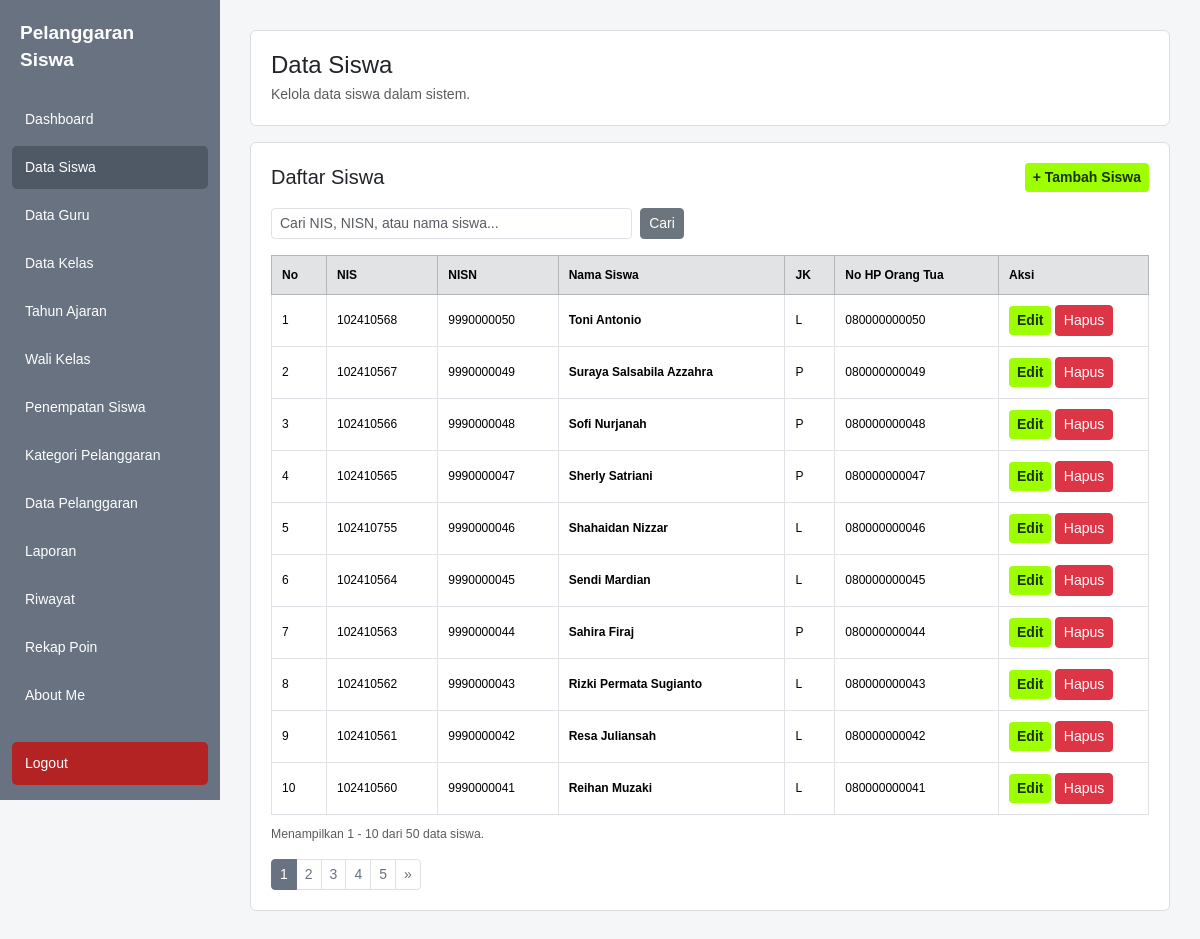
/kelola_siswa.php (signed in), run on the app's committed database.
### tables this page shows
CREATE TABLE `siswa` (
  `id` int(11) NOT NULL,
  `nis` varchar(20) NOT NULL,
  `nisn` varchar(20) DEFAULT NULL,
  `nama` varchar(150) NOT NULL,
  `jenis_kelamin` char(1) DEFAULT NULL,
  `tanggal_lahir` date DEFAULT NULL,
  `alamat` text DEFAULT NULL,
  `no_hp_ortu` varchar(20) DEFAULT NULL,
  `aktif` tinyint(1) DEFAULT 1,
  `status_aktif` tinyint(1) DEFAULT 1,
  `created_at` timestamp NOT NULL DEFAULT current_timestamp(),
  `updated_at` timestamp NOT NULL DEFAULT current_timestamp() ON UPDATE current_timestamp()
);

### kelola_siswa.php (the view, shortened to what this page needs)
<?php
require_once "database.php";
$tampil_form = isset($_GET['tambah']) && $_GET['tambah'] == '1';
$search = trim($_GET['cari'] ?? '');
$cari = "%{$search}%";
$per_halaman = 10;
$halaman = max(1, (int)($_GET['halaman'] ?? 1));
if ($search !== '') {
    $stmt_total = $koneksi->prepare(
        "SELECT COUNT(*) AS total
         FROM siswa
         WHERE nis LIKE ?
            OR nisn LIKE ?
            OR nama LIKE ?"
    );
    $stmt_total->bind_param(
        "sss",
        $cari,
        $cari,
        $cari
    );
} else {
    $stmt_total = $koneksi->prepare(
        "SELECT COUNT(*) AS total FROM siswa"
    );
}
$stmt_total->execute();
$total_data = (int)$stmt_total->get_result()->fetch_assoc()['total'];
$total_halaman = max(1, (int)ceil($total_data / $per_halaman));
$mulai = ($halaman - 1) * $per_halaman;
if ($search !== '') {
    $stmt_data = $koneksi->prepare(
        "SELECT id, nis, nisn, nama, jenis_kelamin,
                alamat, no_hp_ortu, aktif
         FROM siswa
         WHERE nis LIKE ?
            OR nisn LIKE ?
            OR nama LIKE ?
         ORDER BY id DESC
         LIMIT ?, ?"
    );
    $stmt_data->bind_param(
        "sssii",
        $cari,
        $cari,
        $cari,
        $mulai,
        $per_halaman
    );
} else {
    $stmt_data = $koneksi->prepare(
        "SELECT id, nis, nisn, nama, jenis_kelamin,
                alamat, no_hp_ortu, aktif
         FROM siswa
         ORDER BY id DESC
         LIMIT ?, ?"
    );
    $stmt_data->bind_param(
        "ii",
        $mulai,
        $per_halaman
    );
}
$stmt_data->execute();
$data = $stmt_data->get_result();
?>
<!DOCTYPE html>
<html lang="id">
<head>
<link href="https://cdn.jsdelivr.net/npm/bootstrap@5.3.3/dist/css/bootstrap.min.css" rel="stylesheet">
</head>
<body>
<?php
require_once "sidebar.php";
?>
<div class="content">
    <div class="card mb-3">
        <div class="card-body">
            <h4 class="mb-1">Data Siswa</h4>
            <p class="text-muted mb-0">
                Kelola data siswa dalam sistem.
            </p>
        </div>
    </div>
    <div class="card">
        <div class="card-body">
            <div class="d-flex justify-content-between align-items-center mb-3">
                <h5 class="mb-0">Daftar Siswa</h5>
                <?php if (!$tampil_form) { ?>
                    <a
                        href="kelola_siswa.php?tambah=1"
                        class="btn btn-sm btn-stabilo"
                    >
                        + Tambah Siswa
                    </a>
                <?php } ?>
            </div>
            <form method="GET" class="row g-2 mb-3">
                <div class="col-md-5">
                    <input
                        type="text"
                        name="cari"
                        class="form-control form-control-sm"
                        placeholder="Cari NIS, NISN, atau nama siswa..."
                        value="<?= htmlspecialchars($search); ?>"
                    >
                </div>
                <div class="col-auto">
                    <button type="submit" class="btn btn-secondary btn-sm">
                        Cari
                    </button>
                </div>
            </form>
            <div class="table-responsive">
                <table class="table table-bordered table-hover align-middle">
                    <thead class="table-secondary">
                        <tr>
                            <th width="55">No</th>
                            <th>NIS</th>
                            <th>NISN</th>
                            <th>Nama Siswa</th>
                            <th>JK</th>
                            <th>No HP Orang Tua</th>
                            <th width="150">Aksi</th>
                        </tr>
                    </thead>
                    <tbody>
                    <?php if ($data && $data->num_rows > 0) { ?>
                        <?php $no = $mulai + 1; ?>
                        <?php while ($row = $data->fetch_assoc()) { ?>
                            <tr>
                                <td><?= $no++; ?></td>
                                <td>
                                    <?= htmlspecialchars($row['nis']); ?>
                                </td>
                                <td>
                                    <?= htmlspecialchars($row['nisn'] ?? '-'); ?>
                                </td>
                                <td>
                                    <strong>
                                        <?= htmlspecialchars($row['nama']); ?>
                                    </strong>
                                </td>
                                <td>
                                    <?= htmlspecialchars($row['jenis_kelamin'] ?? '-'); ?>
                                </td>
                                <td>
                                    <?= htmlspecialchars($row['no_hp_ortu'] ?? '-'); ?>
                                </td>
                                <td>
                                    <a
                                        href="edit_siswa.php?id=<?= (int)$row['id']; ?>"
                                        class="btn btn-sm btn-stabilo"
                                    >
                                        Edit
                                    </a>
                                    <a
                                        href="kelola_siswa.php?hapus=<?= (int)$row['id']; ?>"
                                        class="btn btn-sm btn-danger"
                                        onclick="return confirm('Yakin ingin menghapus siswa ini?')"
                                    >
                                        Hapus
                                    </a>
                                </td>
                            </tr>
                        <?php } ?>
                    <?php } ?>
                    </tbody>
                </table>
            </div>
            <div class="text-muted small">
                Menampilkan
                <?= $total_data > 0 ? $mulai + 1 : 0; ?>
                -
                <?= min($mulai + $per_halaman, $total_data); ?>
                dari
                <?= $total_data; ?>
                data siswa.
            </div>
            <?php if ($total_halaman > 1) { ?>
                <nav class="mt-3">
                    <ul class="pagination pagination-sm mb-0">
                        <?php for ($i = 1; $i <= $total_halaman; $i++) { ?>
                            <li class="page-item <?= $i == $halaman ? 'active' : ''; ?>">
                                <a
                                    class="page-link"
                                    href="?halaman=<?= $i; ?>&cari=<?= urlencode($search); ?>"
                                >
                                    <?= $i; ?>
                                </a>
                            </li>
                        <?php } ?>
                        <?php if ($halaman < $total_halaman) { ?>
                            <li class="page-item">
                                <a
                                    class="page-link"
                                    href="?halaman=<?= $halaman + 1; ?>&cari=<?= urlencode($search); ?>"
                                >
                                    &raquo;
                                </a>
                            </li>
                        <?php } ?>
                    </ul>
                </nav>
            <?php } ?>
        </div>
    </div>
</div>
</body>
</html>

### kelola_siswa.php (style rules this page uses)
* { box-sizing: border-box; }
body { margin: 0; background: #f4f6f8; font-family: Arial, sans-serif; font-size: 14px; color: #212529; }
.content { margin-left: 220px; padding: 30px; }
.card { border: 1px solid #ddd; border-radius: 6px; box-shadow: none; }
.card-body { padding: 20px; }
.btn-stabilo { background: #9dff00; color: #1a3300; font-weight: bold; border: none; }
.table { font-size: 12px; margin-bottom: 10px; }
.table th, .table td { padding: 10px; vertical-align: middle; }
.page-link { color: #687280; }
.page-item.active .page-link { background: #687280; border-color: #687280; color: white; }

### data on the page
siswa: nis "102410568", nisn "9990000050", nama "Toni Antonio", jenis_kelamin "L", no_hp_ortu "080000000050"
siswa: nis "102410567", nisn "9990000049", nama "Suraya Salsabila Azzahra", jenis_kelamin "P", no_hp_ortu "080000000049"
siswa: nis "102410566", nisn "9990000048", nama "Sofi Nurjanah", jenis_kelamin "P", no_hp_ortu "080000000048"
siswa: nis "102410565", nisn "9990000047", nama "Sherly Satriani", jenis_kelamin "P", no_hp_ortu "080000000047"
siswa: nis "102410755", nisn "9990000046", nama "Shahaidan Nizzar", jenis_kelamin "L", no_hp_ortu "080000000046"
siswa: nis "102410564", nisn "9990000045", nama "Sendi Mardian", jenis_kelamin "L", no_hp_ortu "080000000045"
siswa: nis "102410563", nisn "9990000044", nama "Sahira Firaj", jenis_kelamin "P", no_hp_ortu "080000000044"
siswa: nis "102410562", nisn "9990000043", nama "Rizki Permata Sugianto", jenis_kelamin "L", no_hp_ortu "080000000043"
siswa: nis "102410561", nisn "9990000042", nama "Resa Juliansah", jenis_kelamin "L", no_hp_ortu "080000000042"
siswa: nis "102410560", nisn "9990000041", nama "Reihan Muzaki", jenis_kelamin "L", no_hp_ortu "080000000041"

### other printed values
$mulai + 1 "1"
min($mulai + $per_halaman, $total_data) "10"
$total_data "50"
